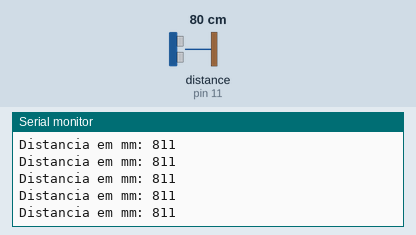
Recording of a sketch running on a simulated Arduino Uno, built with avr-gcc and run on an emulated ATmega328P. Parts: the last lines printed to the serial monitor. Wiring (inferred from the names in the program): ultrasonic range finder: trigger pin 10; echo pin 11. Inputs (shaded band) come from the test bench; at power-on: distance to the obstacle (sensor on pin 11) 80 cm. The echo pulse lasts 58.3 µs per cm.

Above: at 1.2 s.
1.3 s: distance to the obstacle (sensor on pin 11) set to 120 cm
At 1.9 s:
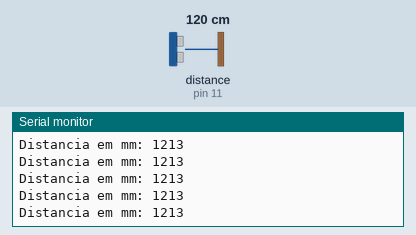
4.3 s: distance to the obstacle (sensor on pin 11) set to 2 cm
At 5.0 s:
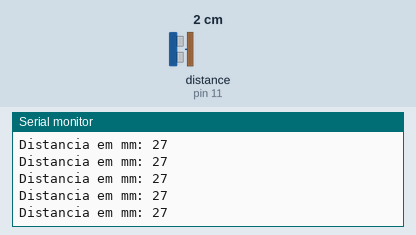
7.3 s: distance to the obstacle (sensor on pin 11) set to 18 cm
At 7.8 s:
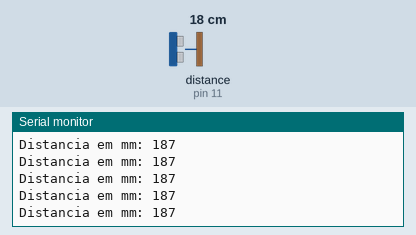
10.3 s: distance to the obstacle (sensor on pin 11) set to 4 cm
At 11.2 s:
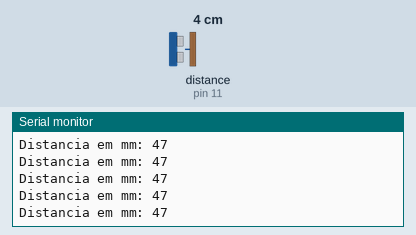
13.3 s: distance to the obstacle (sensor on pin 11) set to 250 cm
At 13.8 s:
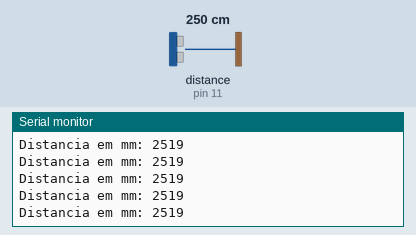
16.3 s: distance to the obstacle (sensor on pin 11) set to 35 cm
At 17.2 s:
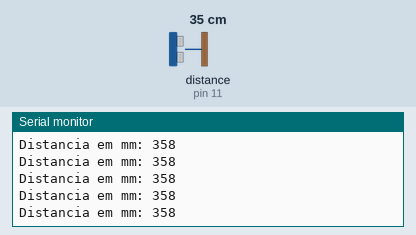
Timing chart, 0 to 19.3 s (numbered marks = the images above; inputs shaded):
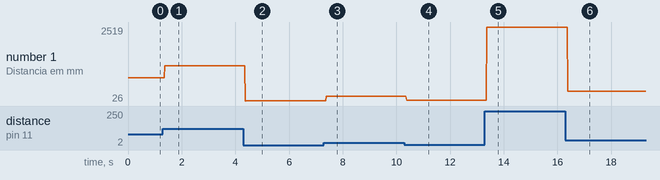

Measured:
- after the input at 1.3 s, the serial monitor: prints a new line after 0.08 s (image 1)
- after the input at 4.3 s, the serial monitor: prints a new line after 0.07 s (image 2)
- after the input at 7.3 s, the serial monitor: prints a new line after 0.08 s (image 3)
- after the input at 10.3 s, the serial monitor: prints a new line after 0.08 s (image 4)
- after the input at 13.3 s, the serial monitor: prints a new line after 0.07 s (image 5)
- after the input at 16.3 s, the serial monitor: prints a new line after 0.09 s (image 6)
- plotted number 1: 811 → 1213 after the input at 1.3 s, 1213 → 27 after the input at 4.3 s, 27 → 187 after the input at 7.3 s, 187 → 47 after the input at 10.3 s, 47 → 2519 after the input at 13.3 s

The sketch:

Ultrasonic.ino
```cpp
int pinTrig = 10;//Pino que deve ser conectado ao pino "Trig" do sensor de Ultrasom
int pinEcho = 11;//Pino que deve ser conectado ao pino "Echo" do sensor de Ultrasom
int pinLed = 13;

unsigned long tempo = 0;//Variável para armazenar o tempo da resposta do sensor
unsigned long distancia = 0;//Variável para receber a distância convertida em milimetros (mm)

void setup()
{
  Serial.begin(9600);
  pinMode(pinTrig,OUTPUT);
  pinMode(pinEcho,INPUT);
 }

void loop()
{
  digitalWrite(pinTrig,HIGH);
  delayMicroseconds(20);
  digitalWrite(pinTrig,LOW);
  tempo = pulseIn(pinEcho, HIGH);
  distancia = ((tempo * 10) / 58)+ 10 ;


      Serial.print("Distancia em mm: ") ;
      Serial.println(distancia);

  if (distancia > 100)
  {
    digitalWrite(pinLed, HIGH);
  }
  else
  {
    digitalWrite(pinLed, LOW);
  }

}
```
